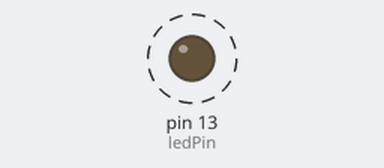
Bench run of a sketch on a simulated Arduino Uno, built with avr-gcc and run on an emulated ATmega328P. Shown: output pins drawn as LEDs (lit = HIGH). Dashed ring = blinking.

Above: at 0.2 s.
Timing chart, 0 to 3.0 s (numbered marks = the images above):
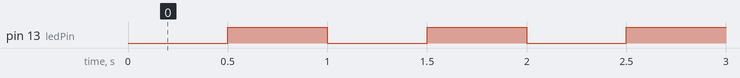

The sketch:

Interrupciones.ino
```cpp
#include <MsTimer2.h>

#define ledPin 13

int ON;

void setup(){
  //Asocia un puerto de entrada de Interrupción con una función
  //attachInterrupt(0,interrupcion1,CHANGE);
  int ON = 0;
  pinMode(ledPin, OUTPUT);
  MsTimer2::set(500,interrupcion1);

}

void loop(){
  if(ON == 0) {
    MsTimer2::start();
    ON = 1;
  }
  else {

  }
}

void interrupcion1() {
  int estado = digitalRead(ledPin);
  if(estado == HIGH) {
    digitalWrite(ledPin, LOW);
  }
  else {
    digitalWrite(ledPin, HIGH);
  }
}
```

Measured:
- by itself, pin 13 (ledPin): alternates HIGH for 0.50 s and LOW for 0.50 s
